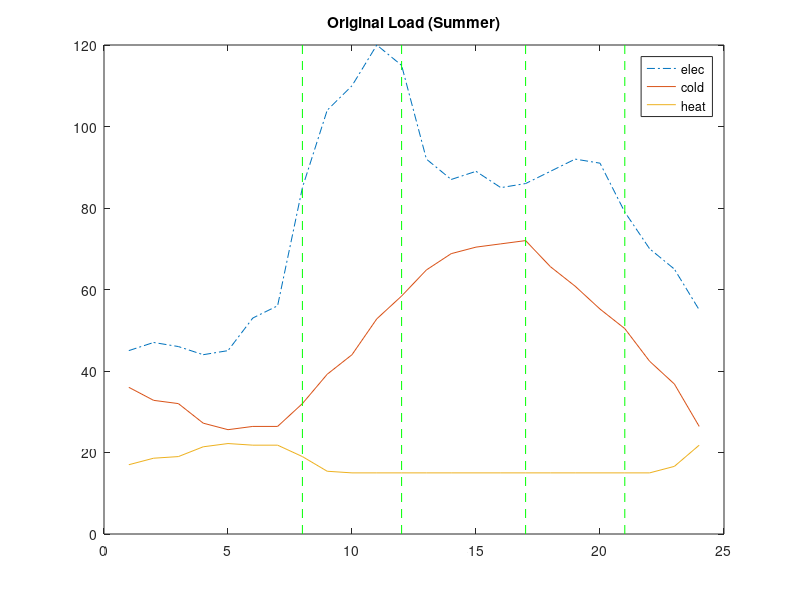
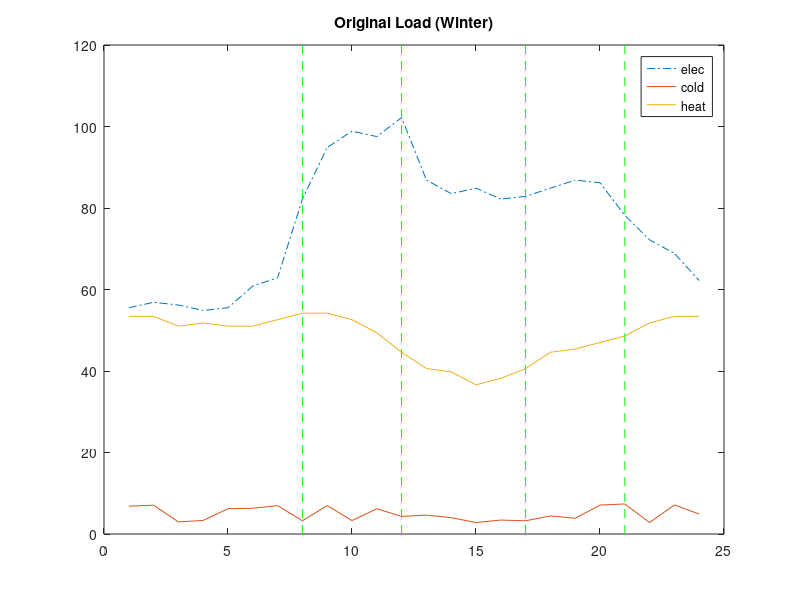
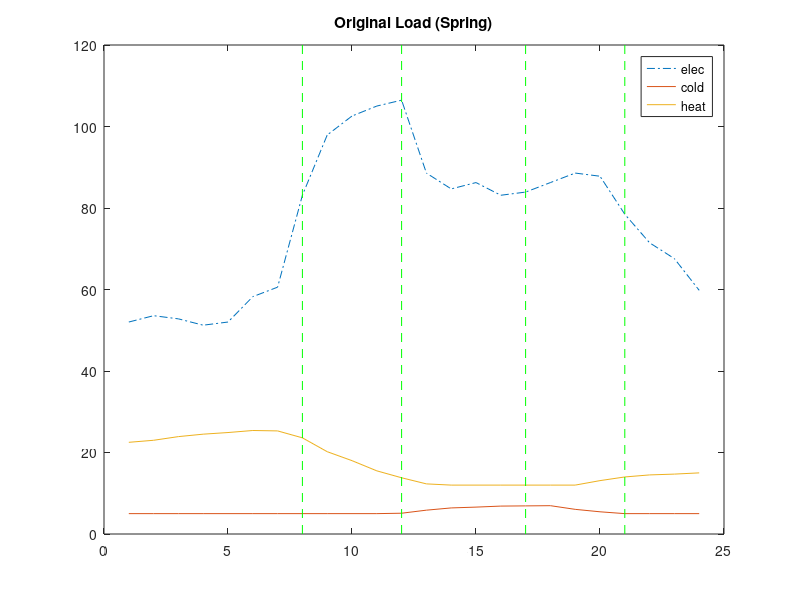

Write the MATLAB code that produced these figures, in order.
set(0,'DefaultFigureVisible', 'on')
loaddir = 'C:\Users\kxxs\Desktop\Energy-Hub\Load\';
rand('seed',1);

% renewables = importdata('renewable.dat');
% Wind_Summer = renewables.Wind_summer_unit;
% Wind_Winter = renewables.Wind_winter_unit;

Time = 1:24;
            %1    2      3    4      5    6     7     8
Price_E = [0.31, 0.31, 0.31, 0.31, 0.31, 0.31, 0.64, 1.12,...
           1.12, 1.12, 1.12, 1.12, 0.64, 0.64, 0.64, 0.64,...
           1.12, 1.12, 1.12, 1.12, 0.64, 0.64, 0.64, 0.31];

          %1    2   3   4   5   6   7   8   9   10  11  12  13  14  15  16
          %17   18  19  20  21  22  23  24
Solar  = [ 0,   0,  0,  0,  0,  3,  5,  16, 26, 34, 38, 40, 42, 40, 36, 26,...
           12,  4,  1,  0,  0,  0,  0,  0;
          ]*1;

%% Summer Load
Temp_Outside_Summer  = [ 29.5, 29.1, 29, 28.4, 28.2, 28.3, 28.3, 29, 29.9, 30.5, 31.6, 32.3, 33.1, 33.6, 33.8, 33.9,...
           34, 33.2, 32.6, 31.9, 31.3, 30.3, 29.6, 28.3;]; % 2005.7.16 Nanjing temperature
%        40,   39, 39.6, 40, 40, 39.2, 40.2, 42,48, 60, 76, 100, 120, 108, 112, 108,110, 92, 80,...
%           88,   90, 84,   62, 48;  tongli
Demand_Summer = [45,   47, 46, 44, 45, 53, 56, 85, 104, 110, 120, 115, 92, 87, 89, 85,...
          86,   89, 92, 91, 79, 70, 65, 55;    % W (electricity)
          17,   16, 16, 16, 16, 18, 20, 25, 25, 27, 30, 37, 35, 34, 33, 32....
          30,   29, 29, 29, 27, 23, 23, 24;   % R (cold)
          30,   30, 30, 30, 32, 32, 36, 40, 42, 35, 32, 28, 24, 20, 21, 23,...
          28,   32, 25, 26, 27, 30, 32, 35;   % Q (head)
          ]; 
Demand_Summer(2,:) = (Temp_Outside_Summer - 25) * 8;  % cooling demand estimation
Demand_Summer(3,:) = max(30 - Temp_Outside_Summer,0) * 4 + 15; % heat demand estimation

%% Winter Load
Temp_Outside_Winter  = [1.2,1.2,1.5,1.4,1.5,1.5,1.3,1.1,1.1,1.3,1.7,2.3...
                        2.8,2.9,3.3,3.1,2.8,2.3,2.2,2.0,1.8,1.4,1.2,1.2]; % 2005.1.15 Nanjing temperature
%        40,   39, 39.6, 40, 40, 39.2, 40.2, 42,48, 60, 76, 100, 120, 108, 112, 108,110, 92, 80,...
%           88,   90, 84,   62, 48;  tongli
Demand_Winter = [45,   47, 46, 44, 45, 53, 56, 85, 104, 110, 108, 115, 92, 87, 89, 85,...
          86,   89, 92, 91, 79, 70, 65, 55;   % W (electricity)
          17,   16, 16, 16, 16, 18, 20, 25, 25, 27, 30, 37, 35, 34, 33, 32....
          30,   29, 29, 29, 27, 23, 23, 24;   % R (cold)
          30,   30, 30, 30, 32, 32, 36, 40, 42, 35, 32, 28, 24, 20, 21, 23,...
          28,   32, 25, 26, 27, 30, 32, 35;   % Q (head)
          ]; 
Demand_Winter(1,:) = (Demand_Winter(1,:) - mean(Demand_Winter(1,:)))/1.5 + mean(Demand_Winter(1,:)); 
Demand_Winter(2,:) = (rand(1,24) - 0.5) * 5 + 5;  % cooling demand estimation
Demand_Winter(3,:) =  (6 - Temp_Outside_Winter)* 8 + 15; % heat demand estimation

%%
Temp_Outside_Spring = [3.5,3,2.1,1.5,1.1,0.6,0.7,2.4,5.8,8,10.5,12.2,13.7,14.8,...
                15.2,15.7,15.8,15.9,14.1,12.9,12,11.5,11.3,11];

Demand_Spring  = [45,   47, 46, 44, 45, 53, 56, 85, 104, 110, 108, 115, 92, 87, 89, 85,...
          86,   89, 92, 91, 79, 70, 65, 55;   % W (electricity)
          17,   16, 16, 16, 16, 18, 20, 25, 25, 27, 30, 37, 35, 34, 33, 32....
          30,   29, 29, 29, 27, 23, 23, 24;   % R (cold)
          30,   30, 30, 30, 32, 32, 36, 40, 42, 35, 32, 28, 24, 20, 21, 23,...
          28,   32, 25, 26, 27, 30, 32, 35;   % Q (head)
          ];  
Demand_Spring(1,:) = Demand_Winter(1,:) * 2/3 + Demand_Summer(1,:) *1/3;
Demand_Spring(2,:) = max(Temp_Outside_Spring - 12,0) / 2 + 5;  % cooling demand estimation
Demand_Spring(3,:) = max(14 - Temp_Outside_Spring,0) + 12;  % heat demand estimation
%% plot
figure
% subplot(1,3,1)
% plot(Time,Solar,'-*');
% hold on
plot(Time,Demand_Summer(1,:),'-.');
hold on
plot(Time,Demand_Summer(2,:));
hold on
plot(Time,Demand_Summer(3,:));
plot([8 8], get(gca, 'YLim'), '--g')
plot([12 12], get(gca, 'YLim'), '--g')
plot([17 17], get(gca, 'YLim'), '--g')
plot([21 21], get(gca, 'YLim'), '--g')
% 'solar',
legend('elec','cold','heat')
title('Original Load (Summer)')
saveas(gcf, [loaddir,'load_summer','.jpg'])


% subplot(1,3,2)
figure
% plot(Time,Solar,'-*');
% hold on
plot(Time,Demand_Winter(1,:),'-.');
hold on
plot(Time,Demand_Winter(2,:));
hold on
plot(Time,Demand_Winter(3,:));
plot([8 8], get(gca, 'YLim'), '--g')
plot([12 12], get(gca, 'YLim'), '--g')
plot([17 17], get(gca, 'YLim'), '--g')
plot([21 21], get(gca, 'YLim'), '--g')
% 'solar',
legend('elec','cold','heat')
title('Original Load (Winter)')
saveas(gcf, [loaddir,'load_winter','.jpg'])

% subplot(1,3,3)
figure
% plot(Time,Solar,'-*');
% hold on
plot(Time,Demand_Spring(1,:),'-.');
hold on
plot(Time,Demand_Spring(2,:));
hold on
plot(Time,Demand_Spring(3,:));
plot([8 8], get(gca, 'YLim'), '--g')
plot([12 12], get(gca, 'YLim'), '--g')
plot([17 17], get(gca, 'YLim'), '--g')
plot([21 21], get(gca, 'YLim'), '--g')
% 'solar',
legend('elec','cold','heat')
title('Original Load (Spring)')
saveas(gcf, [loaddir,'load_spring','.jpg'])
